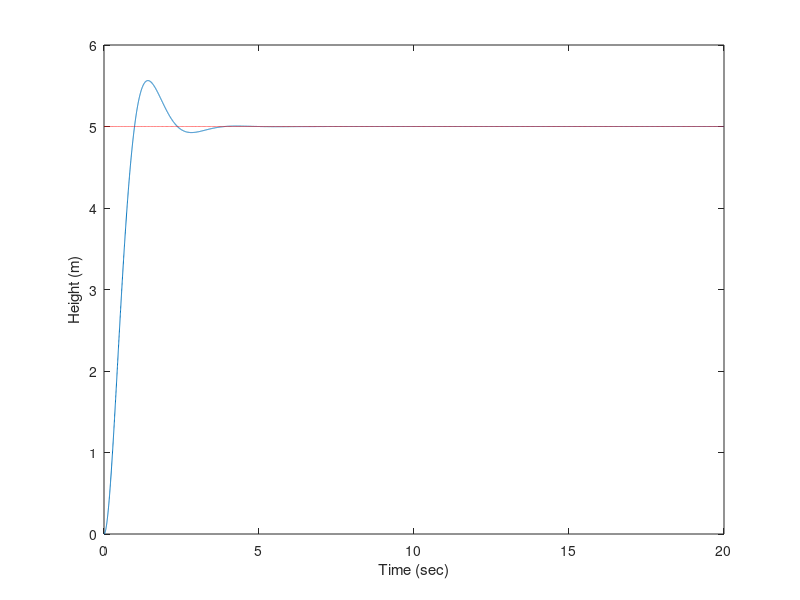

Write the MATLAB code that produced this figure.
function quadcopter()
close all

%%%%For integral gain your state vector increases by one so we have
%%%It also increase again when I add sensor dynamics
%%%position, velocity, integral of error, measured position from GPS
initial = [0;0;0;0];
time_span = [0 20]; %%integrate from 0 to 10 seconds
[tout,xout] = ode45(@Derivs,time_span,initial);

%%%Plot stuff
plot(tout,xout(:,1))
xlabel('Time (sec)')
ylabel('Height (m)')
hold on
plot(tout,ones(length(tout),1)*5,'r--')

function dxdt = Derivs(t,x)

z = x(1);
zdot = x(2);
eint = x(3); %%%This is a third state. Which is the integral of error
ztilde = x(4); %%%In order to add sensor dynamics I need to add ANOTHER state

Ts = 4; %%%GPS takes 4 seconds to settle
%%%GPS is too slow. We need some thing faster.
Ts = 1/100; %%Let's assume we use a barometer at 100 Hz
a = 4/Ts; %%%a is from the transfer function in H
g = 9.81;
m = 0.6 + 0.5;

%%%%This comes from converting the H sensor transfer function to the time
%%%%domain
ztildedot = a*(z - ztilde);

%%%Proportional Control(no good bruh.) Let's add Derivative Gain
%%%(Bruhhhhhhhhh. Let's do it for the kids bruh.) 
zcommand = 5;
zdotcommand = 0;
kp = 10;
kd = 4;
ki = 5;
%%%Alll of these equations have changed to ztilde so that you are feeding
%%%back the measured altitude using GPS
T = kp*(zcommand - ztilde);% + kd*(zdotcommand - zdot) + ki*eint;
%%%kp or proportional gain only will make this system oscillate forever.
%%%The reason why this system oscillates forever is because it has two
%%%poles at the origin. It's marginally stable. Thus a kp controller will
%%%make it oscillate for ever. Open loop it will just shoot to infinity.
T = kp*(zcommand - ztilde) + kd*(zdotcommand - ztildedot);% + ki*eint;
%%%it doesn't reach the commanded value zcommand. This is called steady
%%%state error. So what do I do to fix it? Add in integral gain.
T = kp*(zcommand - z) + kd*(zdotcommand - ztildedot) + ki*eint; %%%Don't forget to add ki*eint

%%%THese are the EOMS of the quad
zddot = T/m - g;

eintdot = (zcommand - ztilde); %%%The derivative of the integral or error using 
%the fundamental theorem of calculus is just the error itself so zc-z

dxdt = [zdot;zddot;eintdot;ztildedot]; %%%Then you just add eintdot to the derivatives vector
%%%You also need to add ztildedot to dxdt when you add sensor dynamics
